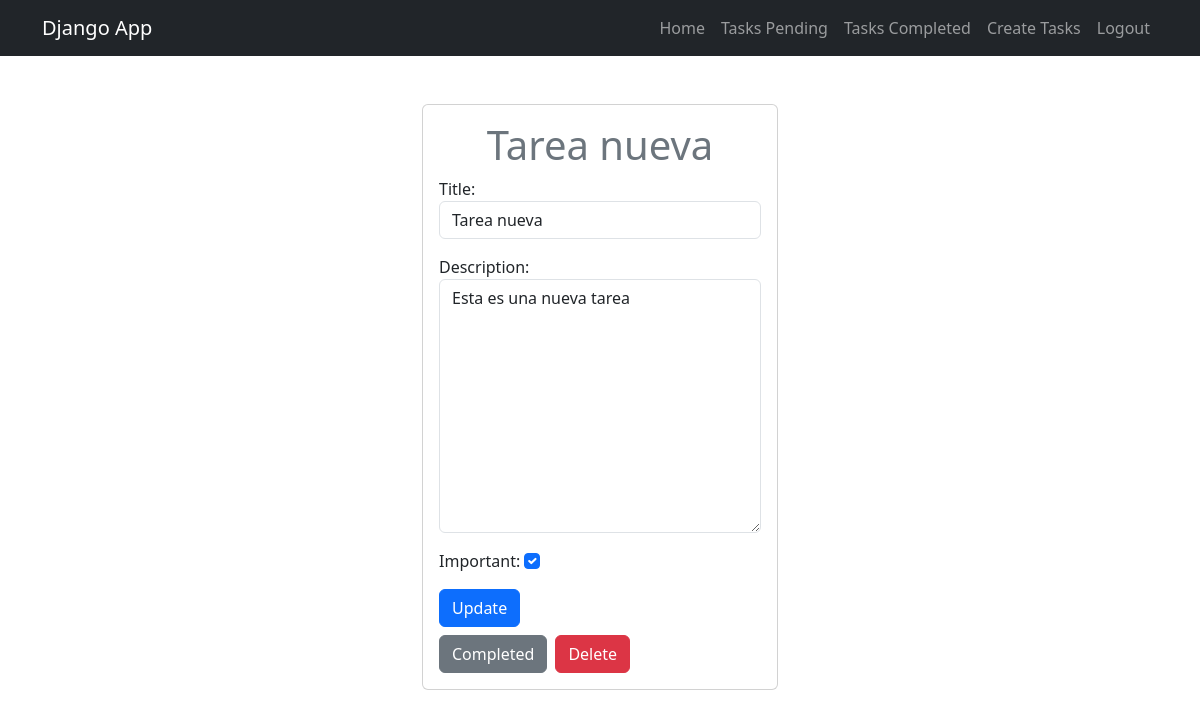
The page /tasks/detail/5/ (signed in) on the database its author committed.
### tasks/models.py (models this page shows, shortened)
class Task(models.Model):
    title = models.CharField(max_length=100)
    description = models.TextField(blank=True)
    created = models.DateTimeField(auto_now_add=True)
    datecompleted = models.DateTimeField(null=True, blank=True)
    important = models.BooleanField(default=False)
    user = models.ForeignKey(User, on_delete=models.CASCADE)

### tasks/views.py (the view, shortened to what this page needs)
# urls.py: path('tasks/detail/<int:task_id>/', views.task_detail, name='task_detail'),
@login_required
def task_detail(request, task_id):
    if request.method == 'GET':
        task = get_object_or_404(Task, pk=task_id, user=request.user)
        form = TaskForm(instance=task)
        return render(request, 'task_detail.html', {'task': task, 'form': form})

### tasks/forms.py
class TaskForm(forms.ModelForm):
    class Meta:
        model = Task
        fields = ['title', 'description', 'important']
        widgets = {
            'title': forms.TextInput(attrs={'class': 'form-control', 'placeholder': 'Write title'}),
            'description': forms.Textarea(attrs={'class': 'form-control', 'placeholder': 'Write description'}),
            'important': forms.CheckboxInput(attrs={'class': 'form-check-input'}),
        }

### tasks/templates/task_detail.html (shortened to what this page needs)
{% extends 'base.html' %}
{% block content %}
<main class="container">
    <div class="row">
        <div class="col-md-4 offset-md-4">
            <div class="card card-body mt-5">
                <h1 class="text-secondary text-center">{{task.title}}</h1>
                <form method="POST">
                    {{form.as_p}}
                    <button class="btn btn-primary">
                        Update
                    </button>
                </form>
                <div class="mt-2 d-flex">
                    <form action="{% url 'complete_task' task.id %}" method="POST">
                        <button class="btn btn-secondary">
                            Completed
                        </button>
                    </form>
                    <form action="{% url 'delete_task' task.id %}" method="POST">
                        <button class="btn btn-danger ms-2">
                            Delete
                        </button>
                    </form>
                </div>
            </div>
        </div>
    </div>
</main>
{% endblock %}

### rows shown on the page
Task: title "Tarea nueva", description "Esta es una nueva tarea", important "☑"
